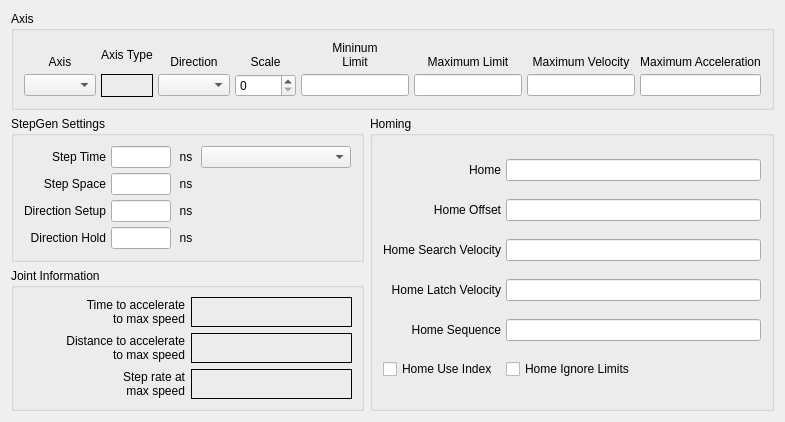
      <widget class="QWidget" name="joint0tab">
       <attribute name="title">
        <string>Joint 0</string>
       </attribute>
       <layout class="QGridLayout" name="gridLayout_7">
        <item row="0" column="0" colspan="2">
         <widget class="QGroupBox" name="jointAxisGroup_0">
          <property name="enabled">
           <bool>true</bool>
          </property>
          <property name="sizePolicy">
           <sizepolicy hsizetype="Preferred" vsizetype="Preferred">
            <horstretch>0</horstretch>
            <verstretch>0</verstretch>
           </sizepolicy>
          </property>
          <property name="title">
           <string>Axis</string>
          </property>
          <layout class="QGridLayout" name="gridLayout_8">
           <property name="leftMargin">
            <number>10</number>
           </property>
           <property name="topMargin">
            <number>10</number>
           </property>
           <property name="rightMargin">
            <number>10</number>
           </property>
           <property name="bottomMargin">
            <number>10</number>
           </property>
           <property name="spacing">
            <number>5</number>
           </property>
           <item row="1" column="7">
            <widget class="QLineEdit" name="maxAccel_0">
             <property name="alignment">
              <set>Qt::AlignRight|Qt::AlignTrailing|Qt::AlignVCenter</set>
             </property>
            </widget>
           </item>
           <item row="1" column="0">
            <widget class="QComboBox" name="axisCB_0"/>
           </item>
           <item row="0" column="4">
            <widget class="QLabel" name="label_62">
             <property name="text">
              <string>&lt;html&gt;&lt;head/&gt;&lt;body&gt;&lt;p&gt;Mininum&lt;br/&gt;Limit&lt;/p&gt;&lt;/body&gt;&lt;/html&gt;</string>
             </property>
             <property name="alignment">
              <set>Qt::AlignBottom|Qt::AlignHCenter</set>
             </property>
             <property name="wordWrap">
              <bool>true</bool>
             </property>
            </widget>
           </item>
           <item row="0" column="0">
            <widget class="QLabel" name="label_43">
             <property name="text">
              <string>Axis</string>
             </property>
             <property name="alignment">
              <set>Qt::AlignBottom|Qt::AlignHCenter</set>
             </property>
            </widget>
           </item>
           <item row="1" column="3">
            <widget class="QSpinBox" name="scale_0">
             <property name="maximum">
              <number>25000</number>
             </property>
            </widget>
           </item>
           <item row="0" column="2">
            <widget class="QLabel" name="label_46">
             <property name="text">
              <string>Direction</string>
             </property>
             <property name="alignment">
              <set>Qt::AlignBottom|Qt::AlignHCenter</set>
             </property>
            </widget>
           </item>
           <item row="1" column="2">
            <widget class="QComboBox" name="stepDir_0"/>
           </item>
           <item row="1" column="4">
            <widget class="QLineEdit" name="minLimit_0">
             <property name="alignment">
              <set>Qt::AlignRight|Qt::AlignTrailing|Qt::AlignVCenter</set>
             </property>
            </widget>
           </item>
           <item row="1" column="5">
            <widget class="QLineEdit" name="maxLimit_0">
             <property name="alignment">
              <set>Qt::AlignRight|Qt::AlignTrailing|Qt::AlignVCenter</set>
             </property>
            </widget>
           </item>
           <item row="0" column="5">
            <widget class="QLabel" name="label_67">
             <property name="text">
              <string>Maximum Limit</string>
             </property>
             <property name="textFormat">
              <enum>Qt::AutoText</enum>
             </property>
             <property name="alignment">
              <set>Qt::AlignBottom|Qt::AlignHCenter</set>
             </property>
             <property name="wordWrap">
              <bool>true</bool>
             </property>
            </widget>
           </item>
           <item row="0" column="6">
            <widget class="QLabel" name="label_72">
             <property name="text">
              <string>Maximum Velocity</string>
             </property>
             <property name="alignment">
              <set>Qt::AlignBottom|Qt::AlignHCenter</set>
             </property>
             <property name="wordWrap">
              <bool>true</bool>
             </property>
            </widget>
           </item>
           <item row="1" column="6">
            <widget class="QLineEdit" name="maxVelocity_0">
             <property name="alignment">
              <set>Qt::AlignRight|Qt::AlignTrailing|Qt::AlignVCenter</set>
             </property>
            </widget>
           </item>
           <item row="0" column="3">
            <widget class="QLabel" name="label_45">
             <property name="text">
              <string>Scale</string>
             </property>
             <property name="alignment">
              <set>Qt::AlignBottom|Qt::AlignHCenter</set>
             </property>
            </widget>
           </item>
           <item row="0" column="7">
            <widget class="QLabel" name="label_73">
             <property name="text">
              <string>Maximum Acceleration</string>
             </property>
             <property name="alignment">
              <set>Qt::AlignBottom|Qt::AlignHCenter</set>
             </property>
             <property name="wordWrap">
              <bool>true</bool>
             </property>
            </widget>
           </item>
           <item row="0" column="1">
            <widget class="QLabel" name="label_14">
             <property name="text">
              <string>Axis Type</string>
             </property>
            </widget>
           </item>
           <item row="1" column="1">
            <widget class="QLabel" name="axisType_0">
             <property name="frameShape">
              <enum>QFrame::Box</enum>
             </property>
             <property name="text">
              <string/>
             </property>
            </widget>
           </item>
          </layout>
         </widget>
        </item>
        <item row="1" column="0">
         <widget class="QGroupBox" name="groupBox_4">
          <property name="title">
           <string>StepGen Settings</string>
          </property>
          <layout class="QGridLayout" name="gridLayout_11">
           <property name="leftMargin">
            <number>10</number>
           </property>
           <property name="topMargin">
            <number>10</number>
           </property>
           <property name="rightMargin">
            <number>10</number>
           </property>
           <property name="bottomMargin">
            <number>10</number>
           </property>
           <property name="spacing">
            <number>5</number>
           </property>
           <item row="0" column="0">
            <widget class="QLabel" name="label_44">
             <property name="text">
              <string>Step Time</string>
             </property>
             <property name="alignment">
              <set>Qt::AlignRight|Qt::AlignTrailing|Qt::AlignVCenter</set>
             </property>
            </widget>
           </item>
           <item row="0" column="2">
            <widget class="QLabel" name="label_110">
             <property name="minimumSize">
              <size>
               <width>20</width>
               <height>0</height>
              </size>
             </property>
             <property name="maximumSize">
              <size>
               <width>20</width>
               <height>16777215</height>
              </size>
             </property>
             <property name="text">
              <string>ns</string>
             </property>
             <property name="alignment">
              <set>Qt::AlignCenter</set>
             </property>
            </widget>
           </item>
           <item row="1" column="0">
            <widget class="QLabel" name="label_47">
             <property name="text">
              <string>Step Space</string>
             </property>
             <property name="alignment">
              <set>Qt::AlignRight|Qt::AlignTrailing|Qt::AlignVCenter</set>
             </property>
            </widget>
           </item>
           <item row="1" column="2">
            <widget class="QLabel" name="label_102">
             <property name="minimumSize">
              <size>
               <width>20</width>
               <height>0</height>
              </size>
             </property>
             <property name="maximumSize">
              <size>
               <width>20</width>
               <height>16777215</height>
              </size>
             </property>
             <property name="text">
              <string>ns</string>
             </property>
             <property name="alignment">
              <set>Qt::AlignCenter</set>
             </property>
            </widget>
           </item>
           <item row="2" column="0">
            <widget class="QLabel" name="label_48">
             <property name="text">
              <string>Direction Setup</string>
             </property>
             <property name="alignment">
              <set>Qt::AlignRight|Qt::AlignTrailing|Qt::AlignVCenter</set>
             </property>
            </widget>
           </item>
           <item row="2" column="2">
            <widget class="QLabel" name="label_108">
             <property name="minimumSize">
              <size>
               <width>20</width>
               <height>0</height>
              </size>
             </property>
             <property name="maximumSize">
              <size>
               <width>20</width>
               <height>16777215</height>
              </size>
             </property>
             <property name="text">
              <string>ns</string>
             </property>
             <property name="alignment">
              <set>Qt::AlignCenter</set>
             </property>
            </widget>
           </item>
           <item row="3" column="0">
            <widget class="QLabel" name="label_49">
             <property name="text">
              <string>Direction Hold</string>
             </property>
             <property name="alignment">
              <set>Qt::AlignRight|Qt::AlignTrailing|Qt::AlignVCenter</set>
             </property>
            </widget>
           </item>
           <item row="3" column="2">
            <widget class="QLabel" name="label_109">
             <property name="minimumSize">
              <size>
               <width>20</width>
               <height>0</height>
              </size>
             </property>
             <property name="maximumSize">
              <size>
               <width>20</width>
               <height>16777215</height>
              </size>
             </property>
             <property name="text">
              <string>ns</string>
             </property>
             <property name="alignment">
              <set>Qt::AlignCenter</set>
             </property>
            </widget>
           </item>
           <item row="0" column="3">
            <widget class="QComboBox" name="driveCB_0">
             <property name="sizePolicy">
              <sizepolicy hsizetype="Preferred" vsizetype="Fixed">
               <horstretch>0</horstretch>
               <verstretch>0</verstretch>
              </sizepolicy>
             </property>
             <property name="minimumSize">
              <size>
               <width>150</width>
               <height>0</height>
              </size>
             </property>
            </widget>
           </item>
           <item row="2" column="1">
            <widget class="QLineEdit" name="dirSetup_0">
             <property name="sizePolicy">
              <sizepolicy hsizetype="Minimum" vsizetype="Fixed">
               <horstretch>0</horstretch>
               <verstretch>0</verstretch>
              </sizepolicy>
             </property>
             <property name="minimumSize">
              <size>
               <width>0</width>
               <height>0</height>
              </size>
             </property>
             <property name="maximumSize">
              <size>
               <width>60</width>
               <height>16777215</height>
              </size>
             </property>
             <property name="text">
              <string/>
             </property>
             <property name="alignment">
              <set>Qt::AlignRight|Qt::AlignTrailing|Qt::AlignVCenter</set>
             </property>
            </widget>
           </item>
           <item row="3" column="1">
            <widget class="QLineEdit" name="dirHold_0">
             <property name="sizePolicy">
              <sizepolicy hsizetype="Minimum" vsizetype="Fixed">
               <horstretch>0</horstretch>
               <verstretch>0</verstretch>
              </sizepolicy>
             </property>
             <property name="minimumSize">
              <size>
               <width>0</width>
               <height>0</height>
              </size>
             </property>
             <property name="maximumSize">
              <size>
               <width>60</width>
               <height>16777215</height>
              </size>
             </property>
             <property name="text">
              <string/>
             </property>
             <property name="alignment">
              <set>Qt::AlignRight|Qt::AlignTrailing|Qt::AlignVCenter</set>
             </property>
            </widget>
           </item>
           <item row="1" column="1">
            <widget class="QLineEdit" name="stepSpace_0">
             <property name="sizePolicy">
              <sizepolicy hsizetype="Minimum" vsizetype="Fixed">
               <horstretch>0</horstretch>
               <verstretch>0</verstretch>
              </sizepolicy>
             </property>
             <property name="minimumSize">
              <size>
               <width>0</width>
               <height>0</height>
              </size>
             </property>
             <property name="maximumSize">
              <size>
               <width>60</width>
               <height>16777215</height>
              </size>
             </property>
             <property name="text">
              <string/>
             </property>
             <property name="alignment">
              <set>Qt::AlignRight|Qt::AlignTrailing|Qt::AlignVCenter</set>
             </property>
            </widget>
           </item>
           <item row="0" column="1">
            <widget class="QLineEdit" name="stepTime_0">
             <property name="sizePolicy">
              <sizepolicy hsizetype="Minimum" vsizetype="Fixed">
               <horstretch>0</horstretch>
               <verstretch>0</verstretch>
              </sizepolicy>
             </property>
             <property name="minimumSize">
              <size>
               <width>0</width>
               <height>0</height>
              </size>
             </property>
             <property name="maximumSize">
              <size>
               <width>60</width>
               <height>16777215</height>
              </size>
             </property>
             <property name="inputMask">
              <string/>
             </property>
             <property name="text">
              <string/>
             </property>
             <property name="alignment">
              <set>Qt::AlignRight|Qt::AlignTrailing|Qt::AlignVCenter</set>
             </property>
            </widget>
           </item>
          </layout>
         </widget>
        </item>
        <item row="2" column="0">
         <widget class="QGroupBox" name="gridGroupBox_2">
          <property name="title">
           <string>Joint Information</string>
          </property>
          <layout class="QGridLayout" name="gridLayout_27">
           <item row="0" column="1">
            <widget class="QLabel" name="timeJoint_0">
             <property name="frameShape">
              <enum>QFrame::Box</enum>
             </property>
             <property name="text">
              <string>&lt;html&gt;&lt;head/&gt;&lt;body&gt;&lt;p align=&quot;center&quot;&gt;&lt;br/&gt;&lt;/p&gt;&lt;/body&gt;&lt;/html&gt;</string>
             </property>
            </widget>
           </item>
           <item row="0" column="0">
            <widget class="QLabel" name="label_181">
             <property name="text">
              <string>&lt;html&gt;&lt;head/&gt;&lt;body&gt;&lt;p align=&quot;right&quot;&gt;Time to accelerate&lt;br/&gt;to max speed&lt;/p&gt;&lt;/body&gt;&lt;/html&gt;</string>
             </property>
            </widget>
           </item>
           <item row="1" column="0">
            <widget class="QLabel" name="label_182">
             <property name="text">
              <string>&lt;html&gt;&lt;head/&gt;&lt;body&gt;&lt;p align=&quot;right&quot;&gt;Distance to accelerate&lt;br/&gt;to max speed&lt;/p&gt;&lt;/body&gt;&lt;/html&gt;</string>
             </property>
            </widget>
           </item>
           <item row="1" column="1">
            <widget class="QLabel" name="distanceJoint_0">
             <property name="frameShape">
              <enum>QFrame::Box</enum>
             </property>
             <property name="text">
              <string>&lt;html&gt;&lt;head/&gt;&lt;body&gt;&lt;p align=&quot;center&quot;&gt;&lt;br/&gt;&lt;/p&gt;&lt;/body&gt;&lt;/html&gt;</string>
             </property>
            </widget>
           </item>
           <item row="2" column="0">
            <widget class="QLabel" name="label_185">
             <property name="text">
              <string>&lt;html&gt;&lt;head/&gt;&lt;body&gt;&lt;p align=&quot;right&quot;&gt;Step rate at&lt;br/&gt;max speed&lt;/p&gt;&lt;/body&gt;&lt;/html&gt;</string>
             </property>
            </widget>
           </item>
           <item row="2" column="1">
            <widget class="QLabel" name="stepRateJoint_0">
             <property name="frameShape">
              <enum>QFrame::Box</enum>
             </property>
             <property name="text">
              <string>&lt;html&gt;&lt;head/&gt;&lt;body&gt;&lt;p align=&quot;center&quot;&gt;&lt;br/&gt;&lt;/p&gt;&lt;/body&gt;&lt;/html&gt;</string>
             </property>
            </widget>
           </item>
          </layout>
         </widget>
        </item>
        <item row="1" column="1" rowspan="2">
         <widget class="QGroupBox" name="groupBox_3">
          <property name="title">
           <string>Homing</string>
          </property>
          <layout class="QGridLayout" name="gridLayout_10">
           <property name="leftMargin">
            <number>10</number>
           </property>
           <property name="topMargin">
            <number>10</number>
           </property>
           <property name="rightMargin">
            <number>10</number>
           </property>
           <property name="bottomMargin">
            <number>10</number>
           </property>
           <property name="spacing">
            <number>5</number>
           </property>
           <item row="0" column="0">
            <widget class="QLabel" name="label_82">
             <property name="text">
              <string>Home</string>
             </property>
             <property name="alignment">
              <set>Qt::AlignRight|Qt::AlignTrailing|Qt::AlignVCenter</set>
             </property>
            </widget>
           </item>
           <item row="0" column="1">
            <widget class="QLineEdit" name="home_0">
             <property name="alignment">
              <set>Qt::AlignRight|Qt::AlignTrailing|Qt::AlignVCenter</set>
             </property>
            </widget>
           </item>
           <item row="1" column="0">
            <widget class="QLabel" name="label_83">
             <property name="text">
              <string>Home Offset</string>
             </property>
             <property name="alignment">
              <set>Qt::AlignRight|Qt::AlignTrailing|Qt::AlignVCenter</set>
             </property>
            </widget>
           </item>
           <item row="1" column="1">
            <widget class="QLineEdit" name="homeOffset_0">
             <property name="alignment">
              <set>Qt::AlignRight|Qt::AlignTrailing|Qt::AlignVCenter</set>
             </property>
            </widget>
           </item>
           <item row="2" column="0">
            <widget class="QLabel" name="label_84">
             <property name="text">
              <string>Home Search Velocity</string>
             </property>
             <property name="alignment">
              <set>Qt::AlignRight|Qt::AlignTrailing|Qt::AlignVCenter</set>
             </property>
            </widget>
           </item>
           <item row="2" column="1">
            <widget class="QLineEdit" name="homeSearchVel_0">
             <property name="alignment">
              <set>Qt::AlignRight|Qt::AlignTrailing|Qt::AlignVCenter</set>
             </property>
            </widget>
           </item>
           <item row="3" column="0">
            <widget class="QLabel" name="label_85">
             <property name="text">
              <string>Home Latch Velocity</string>
             </property>
             <property name="alignment">
              <set>Qt::AlignRight|Qt::AlignTrailing|Qt::AlignVCenter</set>
             </property>
            </widget>
           </item>
           <item row="3" column="1">
            <widget class="QLineEdit" name="homeLatchVel_0">
             <property name="alignment">
              <set>Qt::AlignRight|Qt::AlignTrailing|Qt::AlignVCenter</set>
             </property>
            </widget>
           </item>
           <item row="5" column="0">
            <widget class="QCheckBox" name="homeUseIndex_0">
             <property name="text">
              <string>Home Use Index</string>
             </property>
            </widget>
           </item>
           <item row="5" column="1">
            <widget class="QCheckBox" name="homeIgnoreLimits_0">
             <property name="text">
              <string>Home Ignore Limits</string>
             </property>
            </widget>
           </item>
           <item row="4" column="0">
            <widget class="QLabel" name="label_38">
             <property name="text">
              <string>Home Sequence</string>
             </property>
             <property name="alignment">
              <set>Qt::AlignRight|Qt::AlignTrailing|Qt::AlignVCenter</set>
             </property>
            </widget>
           </item>
           <item row="4" column="1">
            <widget class="QLineEdit" name="homeSequence_0">
             <property name="toolTip">
              <string>&lt;html&gt;&lt;head/&gt;&lt;body&gt;&lt;p&gt;Home sequences start at 0 and do not skip a number.&lt;/p&gt;&lt;p&gt;Multiple joint axis use a negative number.&lt;/p&gt;&lt;p&gt;Leave blank to home the joint manually.&lt;/p&gt;&lt;/body&gt;&lt;/html&gt;</string>
             </property>
            </widget>
           </item>
          </layout>
         </widget>
        </item>
       </layout>
      </widget>
